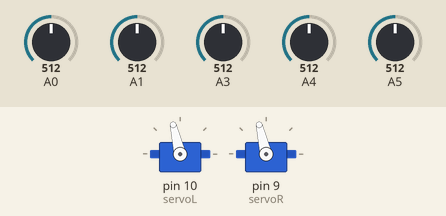
This sketch was run on a simulated Arduino Uno, built with avr-gcc and run on an emulated ATmega328P. Parts: 2 × servo. Wiring (inferred from the names in the program): 2 × servo: signal pin 9 / signal pin 10. The test bench sets the inputs (shaded band); at power-on: A0 = 512, A4 = 512, A5 = 512, A1 = 512, A3 = 512. Servo pulses on a pin are drawn as a servo (544–2400 µs = 0–180°).

Above: at 1.2 s.
1.3 s: A0 set to 737
2.8 s: A0 set to 758
At 4.0 s:
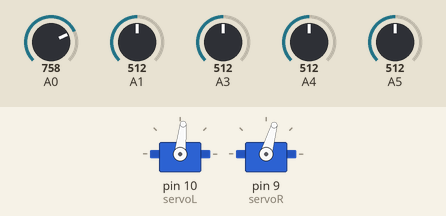
4.3 s: A4 set to 736
5.8 s: A4 set to 766
At 7.0 s:
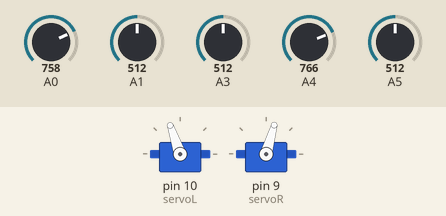
7.3 s: A5 set to 760
At 8.3 s:
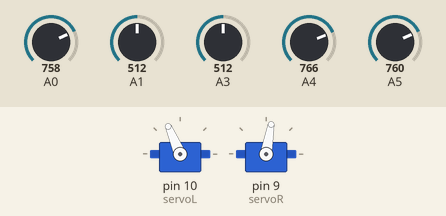
8.8 s: A1 set to 760
At 9.5 s:
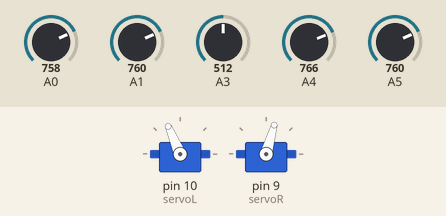
Timing chart, 0 to 11.3 s (numbered marks = the images above; inputs shaded):
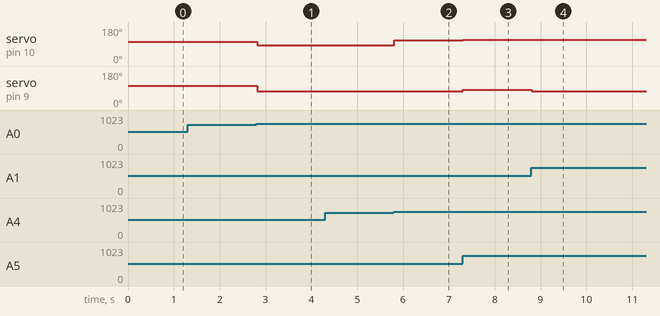

The sketch:

sketch_jan28a.ino
```cpp
const unsigned short servoR = 9;
const unsigned short servoL = 10;

const unsigned short OPT0 = A5; //far left
const unsigned short OPT1 = A4; //left
const unsigned short OPT2 = A3; //mid
const unsigned short OPT3 = A1; //right
const unsigned short OPT4 = A0; //far right


short tabOPT[5] = {0, 0, 0, 0, 0};

short left = 0;


short isBlack(unsigned short OPT)
{
  int OPTvalue;

  OPTvalue = analogRead(OPT);

  if(OPTvalue > 750)
  {
    return 0;
  }
  else
  {
    return 1;
  }
}


short readAndCalculate()
{
  short sum = 0;
  short count = 0;


  tabOPT[0] = isBlack(OPT0);
  tabOPT[1] = isBlack(OPT1);
  tabOPT[2] = isBlack(OPT2);
  tabOPT[3] = isBlack(OPT3);
  tabOPT[4] = isBlack(OPT4);


  if(tabOPT[0] == 0)
  {
    sum = sum - 30;
    count++;
  }

  if(tabOPT[1] == 0)
  {
    sum = sum - 20;
    count++;
  }

  if(tabOPT[2] == 0)
  {
    sum = sum + 0;
    count++;
  }
   if(tabOPT[3] == 0)
  {
    sum = sum + 20;
    count++;
  }
   if(tabOPT[4] == 0)
  {
    sum = sum + 30;
    count++;
  }


  if(sum > 0)
  {
    left = 1;
  }

  if(sum < 0)
  {
    left = 0;
  }

  if(count > 0)
  {
    sum = sum / count;
    sum = sum * 10;
    return sum;
  }
  else
  {
    return 10000;
  }

}


void setup()
{
  pinMode(servoL, OUTPUT);
  pinMode(servoR, OUTPUT);
}


void loop()
{
  short speed;
  short brakingPulse;
  short remainerRunPuls;

  speed = readAndCalculate();

  if(speed != 10000)
  {
    if(speed > 0)
    {
      brakingPulse = speed;
    }
    else
    {
      brakingPulse = -speed;
    }

    digitalWrite(servoL, HIGH);
    digitalWrite(servoR, HIGH);

    if(speed > 0)
    {
      delayMicroseconds(1300);
      digitalWrite(servoR, LOW);
      delayMicroseconds(400 - brakingPulse);
      digitalWrite(servoL, LOW);
      delayMicroseconds(2300 - 1700 + brakingPulse);
    }
    else
    {
      delayMicroseconds(1300 + brakingPulse);
      digitalWrite(servoR, LOW);
      delayMicroseconds(400 - brakingPulse);
      digitalWrite(servoL, LOW);
      delayMicroseconds(2300 - 1700);
    }
    delayMicroseconds(700);
    delay(17);
  }
  else
  {
    if(left)
    {
      digitalWrite(servoL, HIGH);
      digitalWrite(servoR, HIGH);
      delayMicroseconds(1400);//delayMicroseconds(1200);
      digitalWrite(servoR, LOW);
      digitalWrite(servoL, LOW);
      delayMicroseconds(1600);//delayMicroseconds(1800);
    }
    else
    {
      digitalWrite(servoL, HIGH);
      digitalWrite(servoR, HIGH);
      delayMicroseconds(1600);//delayMicroseconds(1800);
      digitalWrite(servoL, LOW);
      digitalWrite(servoR, LOW);
      delayMicroseconds(1400);//delayMicroseconds(1200);
    }
    delay(17);
  }
}
```

Measured:
- the behaviour switches between 750 and 751 on A0 (found by bisection; images 0 and 1)
- the behaviour switches between 750 and 751 on A4 (found by bisection; images 1 and 2)
- after the input at 1.3 s, every drawn part: stays the same
- after the input at 2.8 s, servo on pin 10 (servoL): 103° → 84° at once; servo on pin 9 (servoR): 103° → 74° at once
- after the input at 4.3 s, every drawn part: stays the same
- after the input at 5.8 s, servo on pin 10 (servoL): 84° → 109° at once
- after the input at 7.3 s, servo on pin 10 (servoL): 109° → 113° at once; servo on pin 9 (servoR): 74° → 80° at once
- after the input at 8.8 s, servo on pin 9 (servoR): 80° → 74° at once
